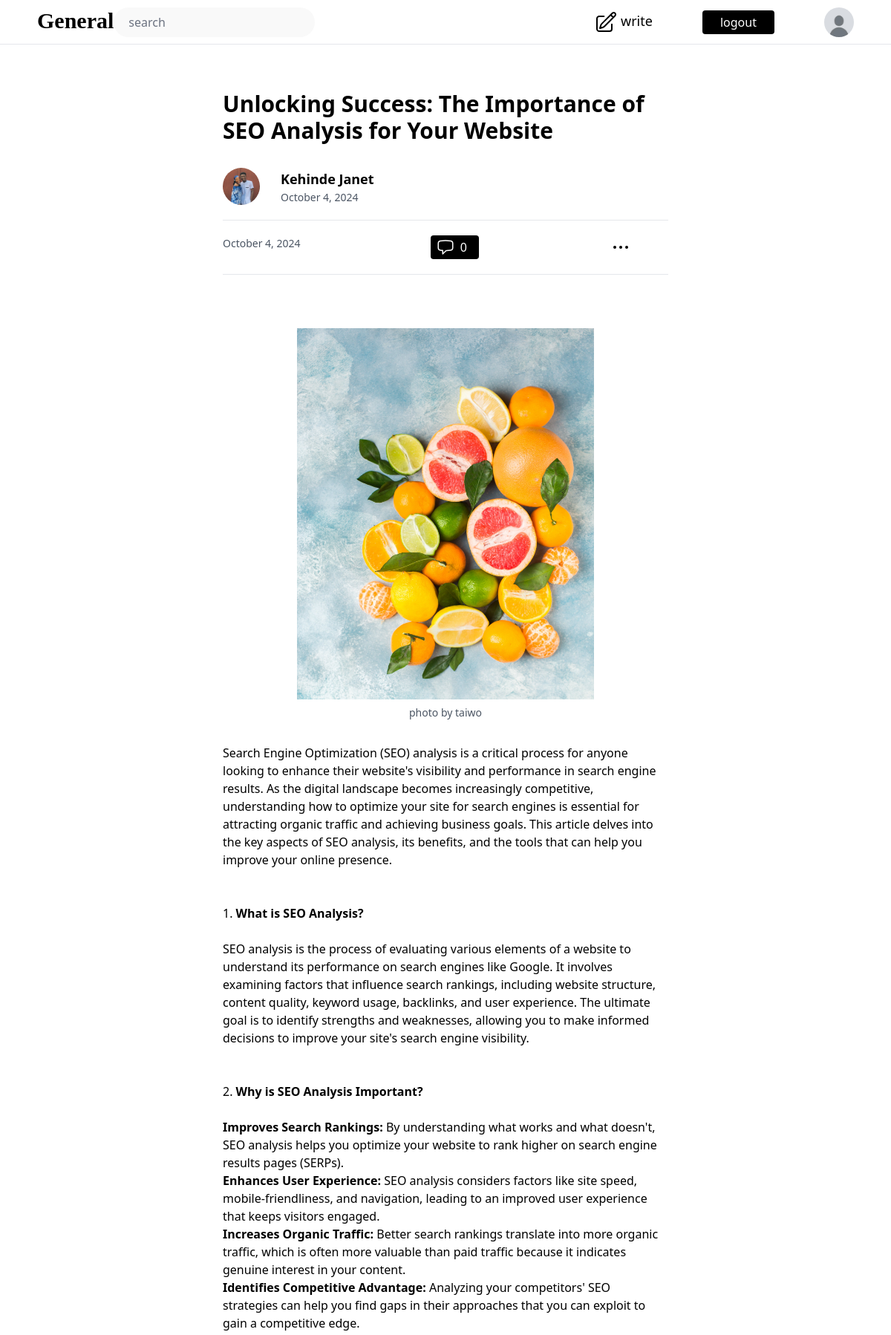
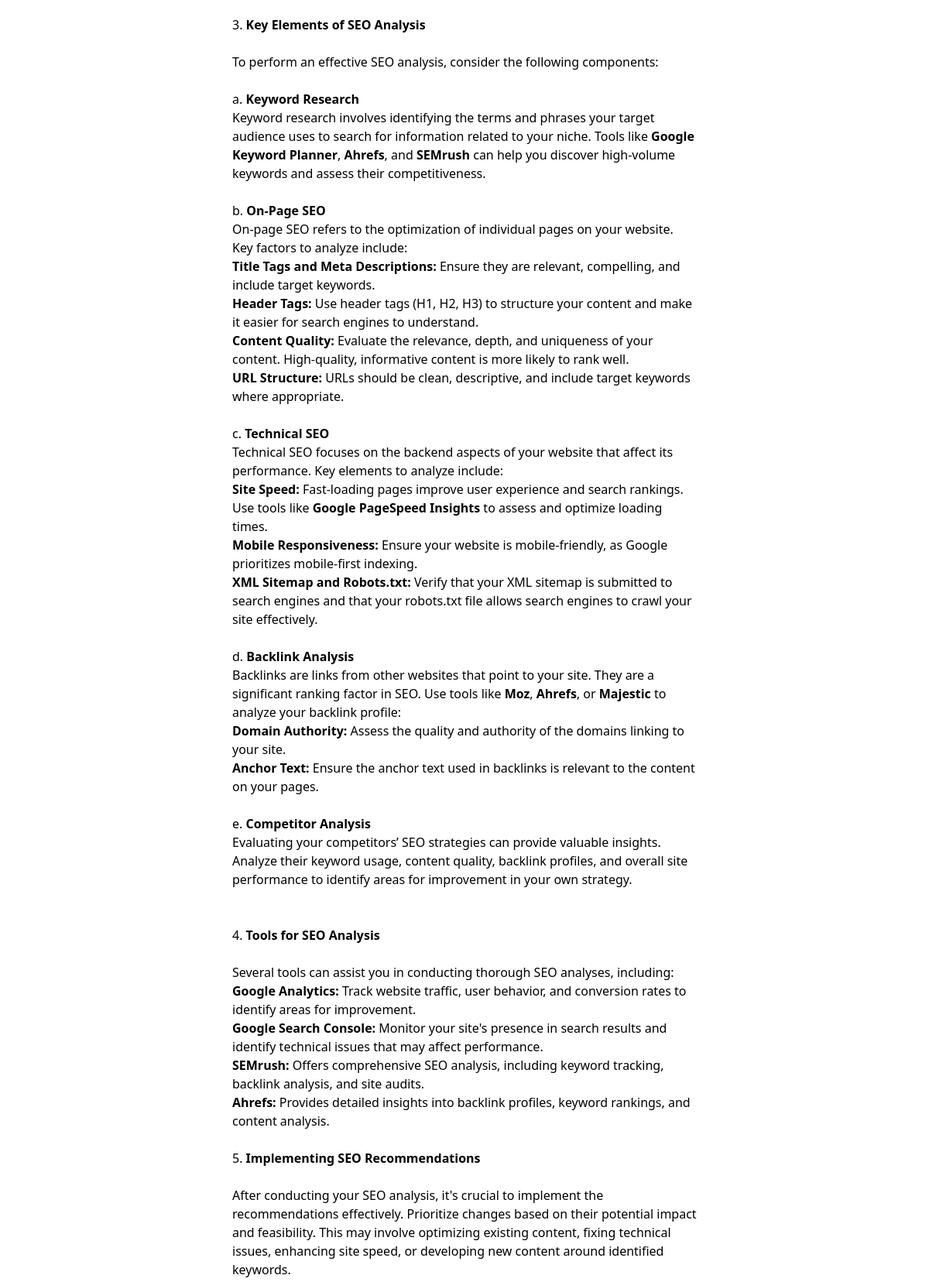
The page /blog/read/post/2 (signed in, upper part) on the database its author committed (2 pictures, top to bottom).
### account/models.py (models this page shows, shortened)
class Account(AbstractUser):
    has_profile = models.BooleanField(default=False)
    slug = models.SlugField(unique=True, blank=True, null=True)  # Add SlugField

class ProfileImage(models.Model):
    user = models.OneToOneField(Account, on_delete=models.CASCADE)
    profile_picture = models.ImageField(default='default.jpg', upload_to='profile_image', validators=[FileExtensionValidator(['png', 'jpg', 'jpeg'])],)

### blog/models.py (models this page shows, shortened)
class Post(models.Model):
    user = models.ForeignKey(Account, on_delete=models.CASCADE, null=True)
    slug = models.SlugField(max_length=200, null=True, blank=True)
    category = models.ForeignKey(Category, on_delete=models.CASCADE)
    title = models.CharField(max_length=150)
    content = HTMLField()
    image = models.ImageField(upload_to='post_image', validators=[FileExtensionValidator(['png', 'jpg', 'jpeg'])], null=True)
    created = models.DateTimeField(auto_now_add=True, null=True)
    class Meta:
        ordering = ('-created',)
    def comment_count(self):
        return self.comment_set.all().count()

### blog/views.py (the view)
# urls.py: path('read/post/<str:pk>',views.read_post,name='read_post_page'),
@login_required(login_url='login_page')
def read_post(request, pk):
    post = get_object_or_404(Post, id=pk)
    return render(request, 'blog/read_post.html',{'post':post})

### blog/templates/blog/read_post.html (shortened to what this page needs)
{% extends "Base.html" %}
{% block content %}
{% load static %}
{% load custom_filters %}
<div class="py-[50px] lg:px-[50px] px-[30px]">
   <div class="lg:px-[250px] lg:pb-10 relative">
       <div class="py-3">
          <h1 class="lg:text-3xl text-2xl font-bold">{{post.title}}</h1>
       </div>
       <div class="mt-5 flex items-center mb-5">
           <div class=" w-[50px] h-[50px] mr-7 rounded-full">
            <img src="{{ post.user.profileimage.profile_picture.url }}" alt="" class="rounded-full w-[50px] h-[50px] object-cover">
           </div>
           <div>
              <a href="{% url 'about-user' post.user.username %}" class="text-lg font-semibold hover:underline">{{ post.user.last_name }} {{post.user.first_name}}</a>
              <p class="text-[14px] font-medium text-gray-600">{{ post.created|date:"F j, Y" }}</p>
           </div>
       </div>
       <div class=" py-5 border-y-[1px] mb-8 flex justify-between">
            <p class="text-[14px] font-medium text-gray-600">{{ post.created|date:"F j, Y" }}</p>
            <a href="{% url 'comment' post.id %}" class="flex bg-black px-2 py-1 justify-between rounded">
                <div class="px-2 text-white">
                    {{ post.comment_count }}
                </div>
            </a>
            <svg xmlns="http://www.w3.org/2000/svg" fill="none" viewBox="0 0 24 24" stroke-width="1.5" stroke="currentColor" class="size-8 cursor-pointer group mr-12" onclick="toggleDropdown('dropDownmenu{{ forloop.counter }}')">
                <path stroke-linecap="round" stroke-linejoin="round" d="M6.75 12a.75.75 0 1 1-1.5 0 .75.75 0 0 1 1.5 0ZM12.75 12a.75.75 0 1 1-1.5 0 .75.75 0 0 1 1.5 0ZM18.75 12a.75.75 0 1 1-1.5 0 .75.75 0 0 1 1.5 0Z" />
            </svg>
       </div>
    </div>
    {% if post.image %}
    <div class="w-full h-[200px] lg:h-[500px]">
        <img src="{{post.image.url}}" alt="profile_image" class="w-full h-[200px] lg:h-[500px] object-contain">
    </div>
    {% endif %}
    <div class="flex w-full justify-center mt-2 mb-3">
        <p class=" text-sm text-gray-600">photo by taiwo</p>
    </div>
    <div class="lg:px-[250px] lg:mt-8">
        <p>{{post.content | safe }}</p>
    </div>
</div>
{% endblock  %}

### templates/navbar.html (shortened to what this page needs)
{% load static %}
<header class="flex w-full h-[60px] justify-between items-center px-[50px] border-b-[1px]">
    <div class="lg:flex justify-between w-[370px]">
        <a href="{% url 'home_page' %}">
            <h1 class="lg:text-3xl text-lg font-serif font-bold">General</h1>
        </a>
        <div class="lg:block hidden">
            <input type="search" name="" id="" placeholder="search" class="block rounded-3xl border-none bg-lightgray px-5">
        </div>
    </div>
    <div class="flex justify-between h-[50px] items-center w-[350px]">
        <a href="{% url 'post_page' %}" class="lg:text-lg flex">
                write
        </a>
        <a href="{% url 'logout_page' %}" class="py-1 px-6 rounded lg:block hidden bg-black text-white">logout</a>
        <a href="{% url 'user-dashboard' %}">
            <div class="w-[40px] h-[40px] rounded-full">
                {% if request.user.profileimage %}
                <img src="{{ request.user.profileimage.profile_picture.url }}" alt="" class="w-[40px] h-[40px] rounded-full object-cover">
                {% endif %}
            </div>
        </a>
    </div>
</header>

### rows shown on the page
Account: user.profileimage.profile_picture (placeholder picture)
Post: title "Unlocking Success: The Importance of SEO Analysis for Your Website", user.profileimage.profile_picture (picture), user.last_name "Kehinde", user.first_name "Janet", created "October 4, 2024", comment_count "0", image (picture), content "Search Engine Optimization (SEO) analysis is a critical process for anyone looking to enhance their website's visibility and performance in search engine results. As the digital landscape becomes increasingly competitive, understanding how to optimize your site for search engines is essential for attracting organic traffic and achieving business goals. This article delves into the key aspects of SEO analysis, its benefits, and the tools that can help you improve your online presence. 1. What is SEO Analysis? SEO analysis is the process of evaluating various elements of a website to understand its performance on search engines like Google. It involves examining factors that influence search…"
